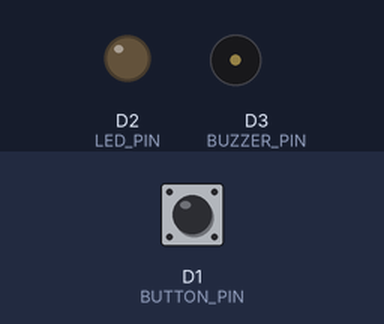
Bench run of a sketch on a simulated ESP8266 (NodeMCU). Parts: output pins drawn as LEDs (lit = HIGH), buzzer (waves = sounding, pin HIGH). Dashed ring = blinking. The inputs (shaded band) are chosen by the test bench; at power-on: D1 (BUTTON_PIN) HIGH. WiFi joins after 1.5 s; servers stay silent unless stated; what the sketch prints to the serial monitor is not drawn.

Above: at 2.7 s.
2.8 s: D1 (BUTTON_PIN) pulled LOW for 0.15 s
At 3.12 s:
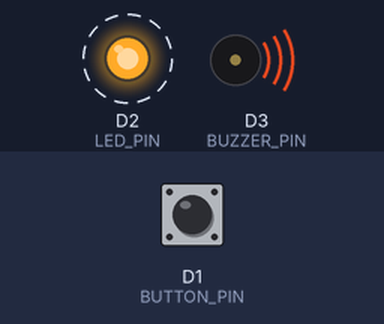
Timing chart, 0 to 11.8 s (numbered marks = the images above; inputs shaded):
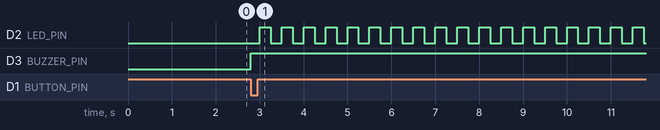

Measured:
- after the input at 2.8 s, D2 (LED_PIN): alternates HIGH for 0.25 s and LOW for 0.25 s, starting after 0.20 s; D3 (BUZZER_PIN): LOW → HIGH at once

The sketch:

esp_code.ino
```cpp
#include <Arduino.h>
#include <WebSocketsClient.h>
#include <ArduinoJson.h>
#include <ESP8266WiFi.h>

const char* ssid = "IOT_PRO";
const char* password = "123456";

WebSocketsClient webSocket;
const char* server = "192.168.1.100";
const int port = 4020;

#define BUTTON_PIN D1
#define LED_PIN D2
#define BUZZER_PIN D3

volatile bool emergency = false;
bool activeEmergency = false;
unsigned long lastBlink = 0;

void IRAM_ATTR handleInterrupt() {
  emergency = true;
}

void sendStatus(const char* status) {
  StaticJsonDocument<200> doc;
  doc["id"] = "esp1";
  doc["status"] = status;
  String jsonStr;
  serializeJson(doc, jsonStr);
  webSocket.sendTXT(jsonStr);
}


void setup() {
  pinMode(BUTTON_PIN, INPUT_PULLUP);
  pinMode(LED_PIN, OUTPUT);
  pinMode(BUZZER_PIN, OUTPUT);
  attachInterrupt(digitalPinToInterrupt(BUTTON_PIN), handleInterrupt, FALLING);

  Serial.begin(115200);

  WiFi.begin(ssid, password);
  while (WiFi.status() != WL_CONNECTED) {
    delay(500);
    Serial.print(".");
  }

  webSocket.begin(server, port, "/");
  webSocket.onEvent(webSocketEvent);
  sendStatus("שגרה");
}


void loop() {
  webSocket.loop();

  if (emergency && !activeEmergency) {
    emergency = false;
    activeEmergency = true;
    sendStatus("מצוקה");
  }

  if (activeEmergency) {
    digitalWrite(LED_PIN, millis() % 500 < 250);
    analogWrite(BUZZER_PIN, (millis() / 300) % 2 == 0 ? 500 : 1000);
  } else {
    unsigned long now = millis();
    if (now - lastBlink > 600000) {
      digitalWrite(LED_PIN, HIGH);
      delay(100);
      digitalWrite(LED_PIN, LOW);
      lastBlink = now;
    }
    analogWrite(BUZZER_PIN, 0);
  }
}

void webSocketEvent(WStype_t type, uint8_t * payload, size_t length) {
  if (type == WStype_TEXT) {
    StaticJsonDocument<200> doc;
    DeserializationError err = deserializeJson(doc, payload);
    if (!err) {
      const char* status = doc["status"];
      if (String(status) == "ניטרול") {
        activeEmergency = false;
        sendStatus("שגרה");
      }
    }
  }
}
```
